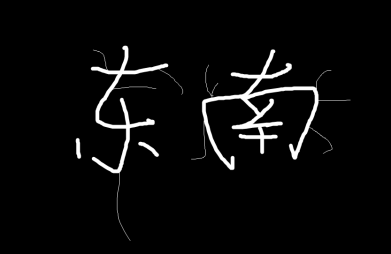
#> input picture imageSource/seu.png, 391 x 254 px
$ python '05形态学.py'
#> lines starting #> are read from the running program, lines starting #| are printed output that depends on the picture
import cv2
import numpy as np


def cv_show(image, path):
	cv2.imshow(image, path)
	cv2.waitKey(0)
	cv2.destroyAllWindows()


img = cv2.imread("imageSource/seu.png",)
#> img is the input picture: shape (254, 391, 3); min 0, max 255, mean 9.6
# cv_show("img", img)
kernel = np.ones((3, 3), np.uint8)

'''腐蚀操作'''

# erosion = cv2.erode(img, kernel, iterations=1)
# cv_show("erosion", erosion)

'''膨胀操作'''
# dilate = cv2.dilate(erosion, kernel, iterations=1)
# res = np.hstack((img, erosion, dilate))
# cv_show("vs", res)

'''开运算：先腐蚀再膨胀'''
# opening = cv2.morphologyEx(img, cv2.MORPH_OPEN, kernel)

'''闭运算：先膨胀再腐蚀'''
# closing = cv2.morphologyEx(img, cv2.MORPH_CLOSE, kernel)
# src = np.hstack((img, opening, closing))
# cv_show("vs", src)

'''梯度 = 膨胀 - 腐蚀'''
# gradient = cv2.morphologyEx(img, cv2.MORPH_GRADIENT, kernel)
# cv_show("gradient", gradient)

'''礼帽 = 原始输入 - 开运算结果'''
# tophat = cv2.morphologyEx(img, cv2.MORPH_TOPHAT, kernel)
# cv_show("tophat", tophat)

'''黑帽 = 闭运算 - 原始输入'''
blackhat = cv2.morphologyEx(img, cv2.MORPH_BLACKHAT, kernel)
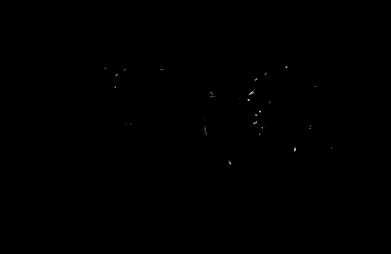
#> blackhat: shape (254, 391, 3); min 0, max 217, mean 0.1
cv_show("blackhat", blackhat)
